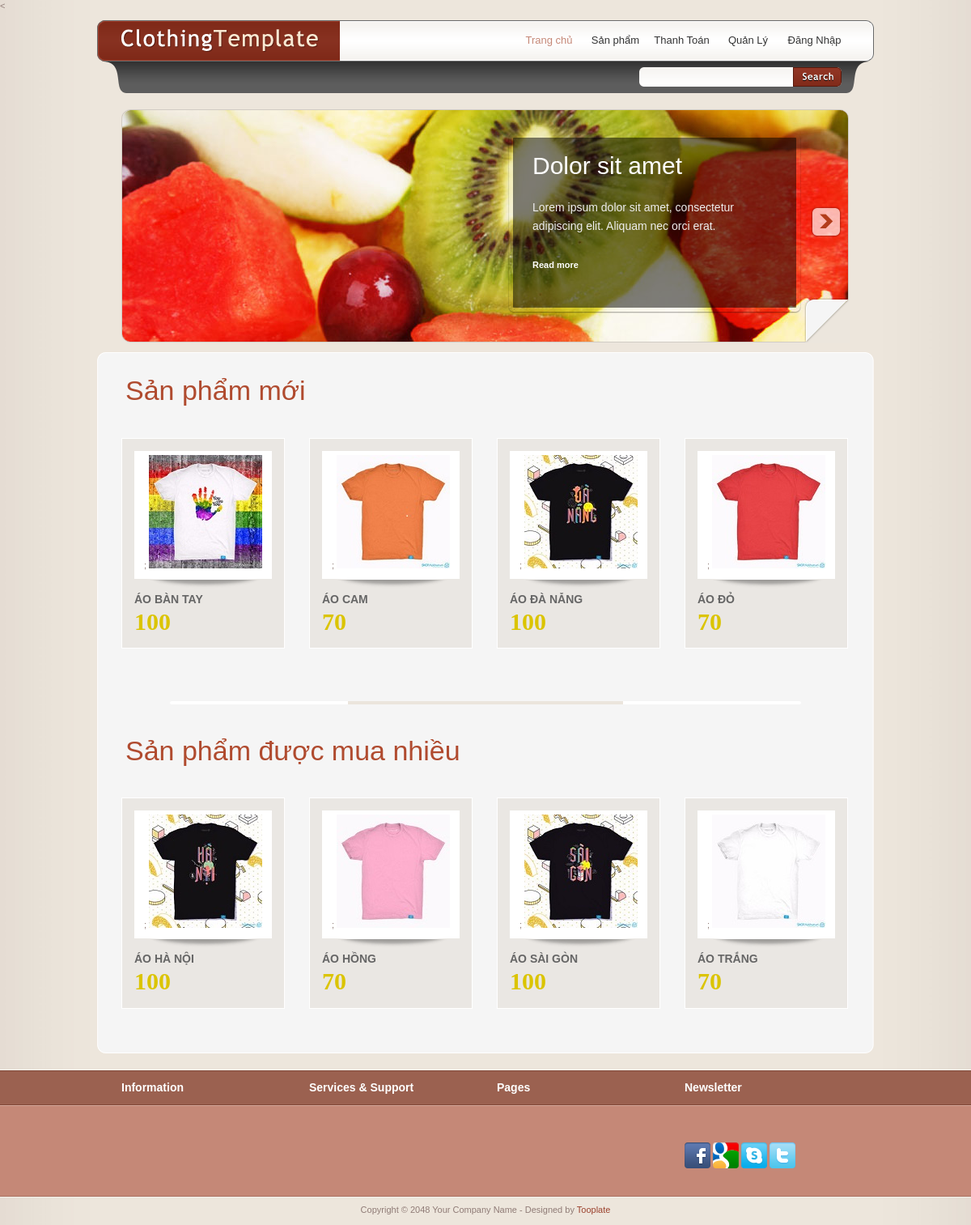
The page /exBaiTapWeb/index.php on the database its author committed.
### tables this page shows
CREATE TABLE `hang` (
  `mahang` varchar(200) NOT NULL,
  `tenhang` varchar(200) NOT NULL,
  `mota` text NOT NULL,
  `hinh` varchar(200) DEFAULT NULL,
  `gia` int(11) DEFAULT NULL,
  `maloai` varchar(200) DEFAULT NULL,
  `manxb` varchar(200) DEFAULT NULL
);

### exBaiTapWeb/application/controllers/Welcome.php (called while the page is built, shortened)
<?php
class Welcome extends CI_Controller
{
    public function __construct()
    {
        $this->load->model('User_model');
        $this->load->model('Product_model');
        $this->load->model('Bill_model');
    }
    public function index()
    {
        $result = $this->Product_model->getLimitProducts(4, 0);
        $result2 = $this->Product_model->getLimitProducts(4, 4);
        $data = array(
            'result' => $result,
            'result2' => $result2
        );
        $this->load->view('index1', $data);
    }
}

### exBaiTapWeb/index.php (called while the page is built, shortened)
<?php
require_once BASEPATH.'core/CodeIgniter.php';

### exBaiTapWeb/application/models/Product_model.php (called while the page is built, shortened)
<?php
class Product_model extends CI_Model
{
    public function getLimitProducts($from, $to)
    {
        return $this->db->get('hang', $from, $to)->result_array();
    }
}

### exBaiTapWeb/application/views/index1.php (the view, shortened to what this page needs)
<!DOCTYPE html PUBLIC "-//W3C//DTD XHTML 1.0 Transitional//EN"
        "http://www.w3.org/TR/xhtml1/DTD/xhtml1-transitional.dtd">
<html xmlns="http://www.w3.org/1999/xhtml">
<head>
    <link href="<?php
    echo LAYOUT_URL
    ?>tooplate_style.css" rel="stylesheet" type="text/css"/>
    <link rel="stylesheet" type="text/css" href="<?php
    echo LAYOUT_URL
    ?>css/ddsmoothmenu.css"/>
    <link rel="stylesheet" type="text/css" media="all" href="<?php
    echo LAYOUT_URL
    ?>css/jquery.dualSlider.0.2.css"/>
    <link rel="stylesheet" href="<?php
    echo LAYOUT_URL
    ?>css/slimbox2.css" type="text/css" media="screen"/>
</head>
<body>
<div id="tooplate_wrapper">
    <div id="tooplate_header">
        <div id="header_top">
            <div id="site_title"><a href="index">Clothing Template</a></div>
            <div id="tooplate_menu" class="ddsmoothmenu">
                <ul>
                    <li><a href="index" class="selected">Trang chủ</a></li>
                    <li><a href="allProduct">Sản phẩm</a>
                    </li>
                    <li><a href="viewCart">Thanh Toán</a></li>
                    <li><a href="manageProducts">Quản Lý</a></li>
                    <?php
                    if (isset($_SESSION['user']))
                    {
                        echo "<li><a href='# class='last'>Hello {$_SESSION['user'][0]['tenkh']}</a></li>";
                        echo "<li><a href='logout' class='last'>Đăng Xuất
                </a></li>";
                    } else
                    {
                        echo '<li><a href="login" class="last">Đăng Nhập</a></li>';
                    }
                    ?>
                </ul>
                <br style="clear: left"/>
            </div>
        </div>
        <div id="header_bottom">
            <div id="tooplate_search">
                <form action="search" method="get">
                    <input type="text" id="keyword" title="keyword" onfocus="clearText(this)"
                           onblur="clearText(this)" class="txt_field" name="id"/>
                    <input type="submit" name="Search" value=" " alt="Search" id="searchbutton" title="search"
                           class="sub_btn"/>
                </form>
            </div>
        </div>
    </div>
    <div id="tooplate_slider" class="section_content"><span class="frame"></span>
        <div id="carousel">
            <div class="panel">
                <div class="details_wrapper">
                    <div class="details">
                        <div class="detail">
                            <h2>Dolor sit amet</h2>
                            <p>Lorem ipsum dolor sit amet, consectetur adipiscing elit. Aliquam nec orci erat. </p>
                            <a href="productdetail.html" title="Read more" class="slider_more">Read more</a>
                        </div>
                    </div>
                </div>
            </div>
            <a href="javascript:void(0);" class="next" title="Next">Next</a>
            <div id="slider-image-frame">
                <div class="backgrounds">
                    <div class="item item_1">
                    </div>
                </div>
            </div>
        </div>
    </div>
    <div id="tooplate_main"><span class="main_border main_border_t"></span><span
                class="main_border main_border_b"></span>
        <div class="product">
            <h1>Sản phẩm mới</h1>
            <?php
            foreach ($result as $key => $value)
            {
                $ma = $value['mahang'];
                $hinh = $value['hinh'];
                $gia = $value['gia'];
                $Ten = $value['tenhang'];
                $link= LAYOUT_URL;
                echo "
            <div class='product_box'>
                <div class='img_box'><span></span>;
                    <a href='productdetail?id=$ma'> <img src='$link$hinh' alt='image' /></a>
                </div>
                <h2><a href='productdetail.html'>$Ten</a></h2>
                <p class='price'>$gia</p>
            </div>";
            }
            ?>
        </div>
        <div class="clear h20"></div>
        <hr/>
        <div class="clear h10"></div>
        <div class="product">
            <h1>Sản phẩm được mua nhiều</h1>
            <?php
            foreach ($result2 as $key => $value)
            {
                $ma = $value['mahang'];
                $hinh = $value['hinh'];
                $gia = $value['gia'];
                $Ten = $value['tenhang'];
                $link=LAYOUT_URL;
                echo "
            <div class='product_box'>
                <div class='img_box'><span></span>;
                    <a href='productdetail?id=$ma'> <img src='$link$hinh' alt='image' /></a>
                </div>
                <h2><a href='productdetail'>$Ten</a></h2>
                <p class='price'>$gia</p>
            </div>";
            }
            ?>
        </div>
    </div>
</div>
<div id="tooplate_bottom_wrapper">
    <div id="tooplate_bottom">
        <div class="col col_4">
            <h4>Information</h4>
        </div>
        <div class="col col_4">
            <h4>Services &amp; Support</h4>
        </div>
        <div class="col col_4 twitter">
            <h4>Pages</h4>
        </div>
        <div class="col col_4">
            <h4>Newsletter</h4>
            <div class="clear h30"></div>
            <a href="#"><img src="<?php echo LAYOUT_URL;?>images/facebook.png" alt="Facebook"/></a>
            <a href="#"><img src="<?php echo LAYOUT_URL;?>images/google.png" alt="Google"/></a>
            <a href="#"><img src="<?php echo LAYOUT_URL;?>images/skype.png" alt="Skype"/></a>
            <a href="#"><img src="<?php echo LAYOUT_URL;?>images/twitter2.png" alt="Twitter"/></a>
        </div>
    </div>
</div>
<div id="tooplate_footer_wrapper">
    <div id="tooplate_footer">
        Copyright © 2048 Your Company Name
        - Designed by <a href="http://www.tooplate.com">Tooplate</a>
    </div>
</div>
</body>
</html>

### exBaiTapWeb/tooplate_style.css (style rules this page uses)
body { margin: 0; padding: 0; color: #8f7b76; font-family: Verdana, Arial, Helvetica, sans-serif; font-size: 11px; line-height: 1.4em; background-color: #d5ccbd; background-image: url(images/tooplate_body.jpg); background-repeat: repeat-y; background-position: center; }
h1, h2, h3, h4, h5, h6 { color:#b04b2f; font-weight:400; padding: 0; margin: 0 0 10px 0; }
h1 { font-size:34px; margin-bottom: 35px }
h2 { font-size:26px; margin-bottom: 30px; line-height: 20px; }
h4 { font-size:18px }
.clear { clear: both }
.h10 { height: 10px }
.h20 { height: 20px }
.h30 { height: 30px }
img { margin: 0; padding: 0; border: 0 }
p { margin: 0 0 10px 0; padding: 0 }
hr { clear: both; margin-bottom: 40px; padding-top: 28px; border: none; background: url(images/tooplate_hr.png) center bottom no-repeat }
input { margin-bottom: 10px }
a:link, a:visited { color:#9b412d; text-decoration: none }
#tooplate_wrapper { width: 960px; margin: 0 auto; padding: 10px; }
#tooplate_header { height: 90px; margin-bottom: 20px; background: url(images/tooplate_header.png) no-repeat }
#header_top { padding: 10px 30px; height: 30px; }
#header_bottom { padding: 8px 40px; height: 24px; line-height: 24px; color: #ccc }
#tooplate_slider { position: relative; padding: 0; margin: 0 30px 20px; width: 900px; height: 290px; }
#tooplate_slider span.frame { position: absolute; z-index: 100; width: 900px; height: 290px; top: 0; left: 0; background: url(images/tooplate_slider_frame.png) no-repeat }
#tooplate_main { padding: 30px 15px; position: relative; margin-bottom: 20px; background: url(images/tooplate_main_m.png) repeat-y }
#tooplate_main .main_border { position: absolute; left: 0; width: 960px; height: 10px; }
#tooplate_main .main_border_t { top: -10px; background: url(images/tooplate_main_t.png) }
#tooplate_main .main_border_b { bottom: -10px; background: url(images/tooplate_main_b.png) }
#tooplate_bottom_wrapper { width: 100%; background: #c58877 url(images/tooplate_bottom.png) repeat-x top }
#tooplate_bottom { width: 930px; margin: 0 auto; padding: 10px 15px 0; color: #ece6dd }
#tooplate_footer_wrapper { width: 100%; background: url(images/tooplate_footer.png) repeat-x top }
#tooplate_footer { width: 930px; margin: 0 auto; padding: 10px 15px 10px; text-align: center; }
.col { float: left; margin: 0 15px 30px 15px; }
.col_4 { width: 202px; }
#site_title { float: left; }
#site_title a { display: block; font-size: 12px; font-family: Georgia, "Times New Roman", Times, serif; width: 250px; height: 30px; color: #acacac; text-indent: -10000px; background: url(images/tooplate_logo.png) no-repeat center left }
#tooplate_menu { float: right }
#tooplate_search { float: right; width: 250px; height: 24px; background: url(images/tooplate_search.png) }
#tooplate_search form { margin: 0; padding: 0; }
#tooplate_search .txt_field { float: left; display: block; height: 24px; width: 180px; padding: 0 5px; margin: 0; color: #ccc; font-size: 12px; font-variant: normal; border: none; background: none; }
#tooplate_search .sub_btn { float: right; display: block; height: 24px; width: 60px; cursor: pointer; border: none; background: none; }
.product h1, .product h2 { margin-left: 20px; }
.product .product_box { float: left; width: 170px; background: #eae7e3; border: 1px solid #fff; margin: 15px; padding: 15px; }
.product .product_box .img_box { width: 160px; height: 148px; padding: 5px; text-align: center; background: #fff; margin-bottom: 15px; position: relative; }
.product .product_box .img_box span { position: absolute; width: 170px; height: 12px; bottom: -12px; left: 0; background: url(images/image_frame.png) center top no-repeat }
#tooplate_main .product .product_box h2 { margin: 0 0 10px 0; }
.product .product_box h2 a { font-weight: bold; color: #666; font-size: 14px; text-transform: uppercase }
.product .price { font-size: 30px; color: #dbc400; font-weight: 700; font-family: "MS Serif", "New York", serif; }
#tooplate_bottom h4 { font-size: 14px; color: #fff; font-weight: 700; padding: 5px 0 20px; }
#tooplate_bottom a { color: #fff }

### rows shown on the page
hang: hinh (picture), tenhang "ÁO BÀN TAY", gia "100"
hang: hinh (picture), tenhang "ÁO CAM", gia "70"
hang: hinh (picture), tenhang "ÁO ĐÀ NẴNG", gia "100"
hang: hinh (picture), tenhang "ÁO ĐỎ", gia "70"
hang: hinh (picture), tenhang "ÁO HÀ NỘI", gia "100"
hang: hinh (picture), tenhang "ÁO HỒNG", gia "70"
hang: hinh (picture), tenhang "ÁO SÀI GÒN", gia "100"
hang: hinh (picture), tenhang "ÁO TRẮNG", gia "70"
